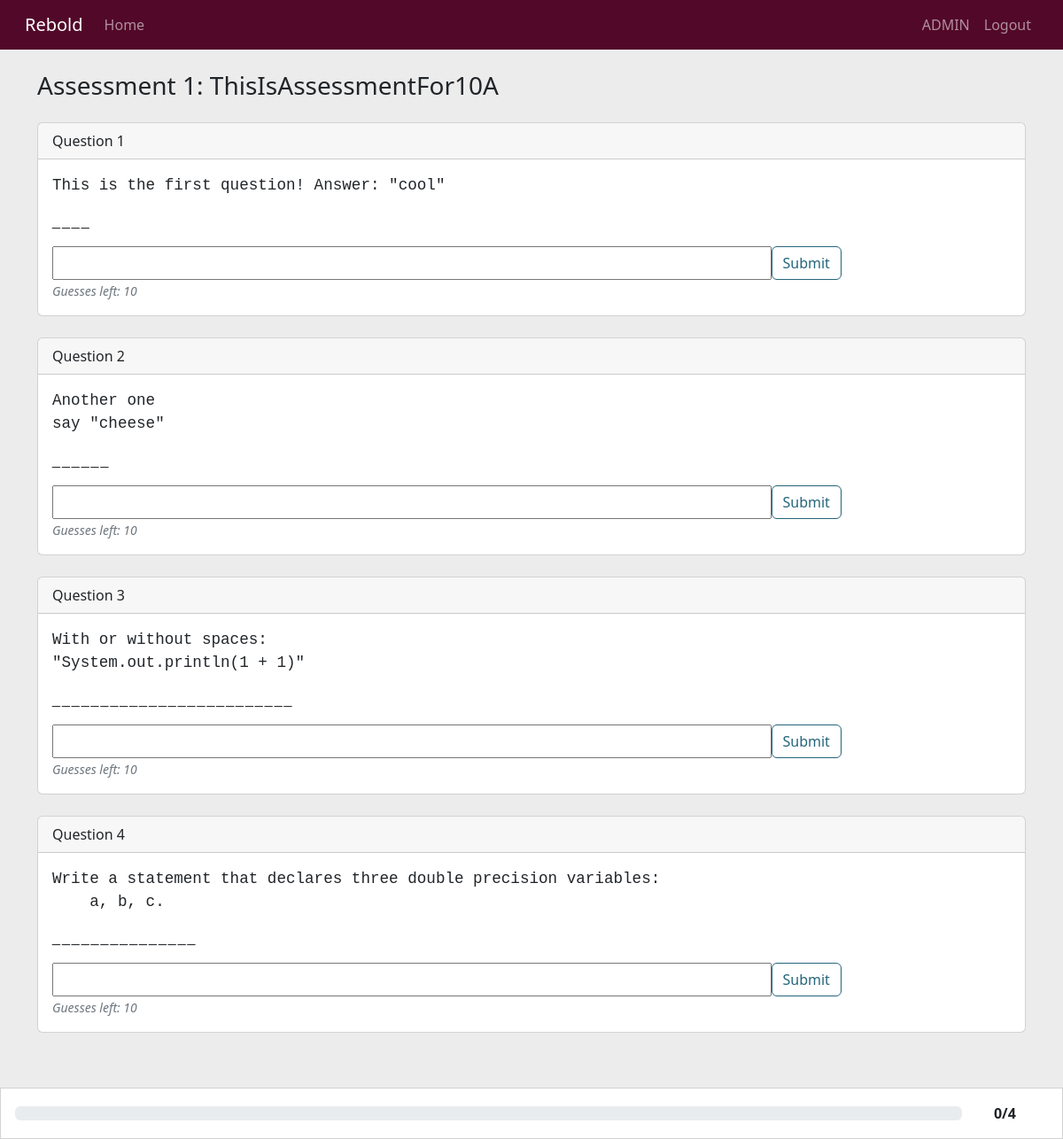
The page /CSIS10A/1 (signed in) on the database its author committed.
### mysite/models.py (models this page shows, shortened)
class Assessment(db.Model):
    id = db.Column(db.Integer, primary_key=True)
    number = db.Column(db.Integer, nullable=False)
    name = db.Column(db.String(100), nullable=False)
    is_published = db.Column(db.Boolean, default=False, nullable=False)
    course_id = db.Column(db.Integer, db.ForeignKey('course.id'))
    questions = db.relationship('Question', backref='assessment')

class Question(db.Model):
    id = db.Column(db.Integer, primary_key=True)
    question_number = db.Column(db.Integer, nullable=False)
    question_text = db.Column(db.Text(2000), nullable=False)
    correct_answer = db.Column(db.String(200), nullable=False)
    guesses_allowed = db.Column(db.Integer, default=10, nullable=False)
    assessment_id = db.Column(db.Integer, db.ForeignKey('assessment.id'))
    question_attempts = db.relationship('QuestionAttempt', backref='question')

### mysite/routes/views.py (the view, shortened to what this page needs)
@views.route('/<course_name>/<assessment_number>', methods=['GET', 'POST'])
@login_required
def assessment(course_name, assessment_number):
    course_query = Course.query.filter_by(name=course_name, is_published=True).first()
    if not course_query:
        return abort(404)
    assessment_query = Assessment.query.filter_by(number=assessment_number, course_id=course_query.id).first()
    if not assessment_query:
        return abort(404)
    question_context_set = QuestionContextSet(assessment_query, current_user)
    return render_template('views/assessment.html',
                           assessment=assessment_query,
                           question_contexts=question_context_set.question_contexts,
                           num_questions=question_context_set.num_questions,
                           num_correct=question_context_set.num_correct,
                           num_disabled=question_context_set.num_disabled)

### mysite/forms.py
class QuestionForm(FlaskForm):
    csrf = True
    question_number = HiddenField()
    question_id = HiddenField()
    answer = StringField(validators=[DataRequired()])
    submit = SubmitField()

### mysite/routes/__init__.py (called while the page is built, shortened)
    def get_question_contexts(self):
        question_contexts = []
        for question_query in self.assessment_query.questions:
            q_context = QuestionContext(question_query, self.current_user)
            question_contexts.append(q_context)
        return question_contexts

    def get_num_correct(self):
        num_correct = 0
        for q_context in self.question_contexts:
            if q_context.get_is_correct():
                num_correct += 1
        return num_correct

    def get_num_disabled(self):
        num_disabled = 0
        for q_context in self.question_contexts:
            if q_context.get_guesses_left() <= 0:
                num_disabled += 1
        return num_disabled

    def get_num_questions(self):
        num_questions = len(self.question_contexts)
        if num_questions == 0:
            return -1
        return num_questions

    def get_guesses_left(self):
        if self.is_correct:
            return 999_999
        guesses_taken = QuestionAttempt.query.filter_by(
            user_id=self.current_user.id,
            question_id=self.question_query.id
        ).count()
        return self.question_query.guesses_allowed - guesses_taken

    def get_is_correct(self):
        q_attempts = QuestionAttempt.query.filter_by(
            user_id=self.current_user.id,
            question_id=self.question_query.id
        ).first()
        if not q_attempts:
            return False
        for attempt in q_attempts.query.all():
            if attempt.answer == self.get_feedback_specific(attempt.answer):
                return True
        return False

    def get_feedback_delimited(self):
        result = self.get_feedback(self.question_form.answer.data)
        result = re.sub(r'##<##(.*?)##>##', r'<f-incorrect>\1</f-incorrect>', result)
        result = re.sub(r'``<``(.*?)``>``', r'<f-correct>\1</f-correct>', result)
        return result

    def get_feedback(self, user_answer):
        correct_answer = self.question_query.correct_answer
        if not user_answer:
            return '_' * len(correct_answer)

    def get_max_input_length(self):
        return 2 * len(self.question_query.correct_answer)

### mysite/routes/auth.py (called while the page is built)
@login_manager.user_loader
def load_user(user_id):
    return User.query.get(int(user_id))

### mysite/templates/views/assessment.html (shortened to what this page needs)
{% extends "base/base.html" %}
{% block content %}
    <div class="mb-5">
        <h3 class="mb-4">Assessment {{ assessment.number }}: {{ assessment.name }}</h3>
        {% if question_contexts %}
            {% for q_context in question_contexts %}
                <form id="question_form{{ q_context.question_query.question_number }}" method="POST" action="">
                    <div class="my-4">
                        <div class="card {% if q_context.is_correct %} border-5 border-bottom border-success{% elif q_context.guesses_left <= 0 %} bg-disabled{% endif %}"
                             id="card_{{ q_context.question_query.question_number }}">
                            <div class="card-header">
                                Question {{ q_context.question_query.question_number }}
                            </div>
                            <div class="card-body">
                                <div class="form-group">
                                    <div class="form-label mb-3 user-select-none">
                                        <pre>{{ q_context.question_query.question_text }}</pre>
                                        <p class="feedback mb-0 mt-3"
                                           id="feedback_{{ q_context.question_query.question_number }}">
                                            {% autoescape false %}
                                            {{ q_context.feedback }}
                                            {% endautoescape %}
                                        </p>
                                    </div>
                                    <div class="row">
                                        <div class="d-inline-flex">
                                            {% if q_context.guesses_left <= 0 %}
                                                {{ q_context.question_form.answer(class='answer-field col-9', disabled=True) }}
                                                {{ q_context.question_form.submit(class='btn btn-outline-info', disabled=True) }}
                                            {% else %}
                                                {{ q_context.question_form.answer(class='answer-field col-9', id='input_' ~ q_context.question_query.question_number, maxlength=q_context.max_input_length) }}
                                                {{ q_context.question_form.submit(class='btn btn-outline-info', id='submit_' ~ q_context.question_query.question_number) }}
                                            {% endif %}
                                        </div>
                                    </div>
                                </div>
                                {% if not q_context.is_correct %}
                                    <small class="text-muted fst-italic m-0"
                                           id="guesses_left_{{ q_context.question_query.question_number }}">
                                        Guesses left: {{ q_context.guesses_left }}
                                    </small>
                                {% endif %}
                            </div>
                        </div>
                    </div>
                </form>
            {% endfor %}
        {% else %}
            <p class="text-muted">
                This Assessment currently has no questions
            </p>
        {% endif %}
    </div>
{% endblock %}
{% block footer %}
    <div class="card rounded-0 p-3 fixed-progress-bar flex-row">
        <div class="col-11 my-auto progress">
        </div>
        <div class="col-1 text-center">
            <p class="text-right m-0 fw-bold" id="score">
                {{ num_correct ~ "/" ~ num_questions }}
            </p>
        </div>
    </div>
{% endblock %}

### mysite/templates/base/base.html (shortened to what this page needs)
<!DOCTYPE html>
<html lang="en">
<head>
    <link rel="stylesheet" type="text/css" href="../../static/css/bootstrap-5.2.3.min.css">
    <link rel="stylesheet" type="text/css" href="../../static/css/fontawesome-6.2.1.min.css">
    <link rel="stylesheet" type="text/css" href="../../static/css/main.css">
</head>
<body class="d-flex flex-column min-vh-100">
<header>
    <nav class="navbar navbar-expand-md navbar-dark bg-dark px-3">
        <div class="container-fluid">
            <a class="navbar-brand" href="{{ url_for('views.index') }}">Rebold</a>
            <div class="collapse navbar-collapse justify-content-md-between" id="navbarNav">
                <ul class="navbar-nav">
                    <li class="nav-item">
                        <a class="nav-link" href="{{ url_for("views.index") }}">Home</a>
                    </li>
                </ul>
                <ul class="navbar-nav">
                    {% if current_user.is_authenticated %}
                        {% if current_user.is_admin %}
                            <li class="nav-item">
                                <a class="nav-link" href="/admin">ADMIN</a>
                            </li>
                        {% endif %}
                        <li class="nav-item">
                            <a class="nav-link" href="{{ url_for("auth.logout") }}">Logout</a>
                        </li>
                    {% endif %}
                </ul>
            </div>
        </div>
    </nav>
</header>
<main class="container py-4">
    {% block content %}
    {% endblock %}
</main>
{% block footer %}
{% endblock %}
<footer class="card-footer mt-auto d-flex justify-content-between py-1 px-3">
    <div class="my-auto">
        <p class="my-auto text-muted">&copy 2023 Tom Rebold, Andrew Wang</p>
    </div>
    <div>
        <ul class="nav flex-column flex-sm-row">
            <li class="nav-item">
                <a class="nav-link nav-link-darken text-muted" href="#">About</a>
            </li>
            <li class="nav-item">
                <a class="nav-link nav-link-darken text-muted" href="#">Feedback</a>
            </li>
        </ul>
    </div>
</footer>
</body>
</html>

### mysite/static/css/main.css (style rules this page uses)
body { background-color: #ececec; }
.btn-outline-info { --bs-btn-color: #25657a; --bs-btn-border-color: #25657a; --bs-btn-hover-color: #ffffff; --bs-btn-hover-bg: #25657a; --bs-btn-hover-border-color: #25657a; --bs-btn-focus-shadow-rgb: 13, 202, 240; --bs-btn-active-color: #000; --bs-btn-active-bg: #25657a; --bs-btn-active-border-color: #25657a; --bs-btn-active-shadow: inset 0 3px 5px rgba(0, 0, 0, 0.125); --bs-btn-disabled-color: #25657a; --bs-btn-disabled-bg: transparent; --bs-btn-disabled-border-color: #25657a; --bs-gradient: none }
.bg-dark { background-color: #520829 !important }
.feedback { letter-spacing: 2px; font-family: "Lucida Console", sans-serif; }
.card-footer { margin-top: 20px; background-color: #cbcbcb }
.fixed-progress-bar { position: fixed; bottom: 0; width: 100%; z-index: 2000; }
pre { font-size: 110%; white-space: pre-wrap; }

### rows shown on the page
Assessment: number "1", name "ThisIsAssessmentFor10A"
Question: question_query.question_number "1", question_query.question_text "This is the first question! Answer: \"cool\""
Question: question_query.question_number "2", question_query.question_text "Another one say \"cheese\""
Question: question_query.question_number "3", question_query.question_text "With or without spaces: \"System.out.println(1 + 1)\""
Question: question_query.question_number "4", question_query.question_text "Write a statement that declares three double precision variables: a, b, c."

### other values the page prints
{{ q_context.feedback }} "____" "______" "_________________________" "_______________"
{{ q_context.guesses_left }} "10" "10" "10" "10"
{{ num_correct ~ "/" ~ num_questions }} "0/4"
